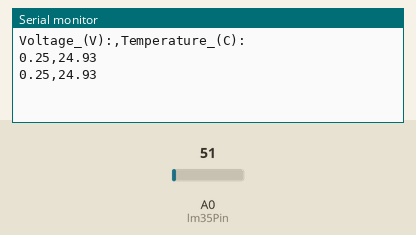
This sketch was run on a simulated Arduino Uno, built with avr-gcc and run on an emulated ATmega328P. Parts: the last lines printed to the serial monitor. The inputs (shaded band) are chosen by the test bench; at power-on: A0 (lm35Pin) = 51.

Above: at 1.8 s.
1.9 s: A0 (lm35Pin) set to 61
At 2.6 s:
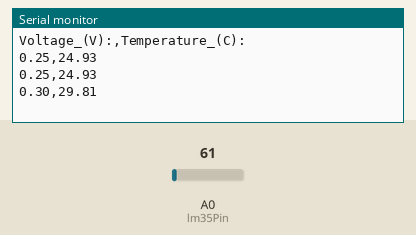
3.4 s: A0 (lm35Pin) set to 71
At 4.8 s:
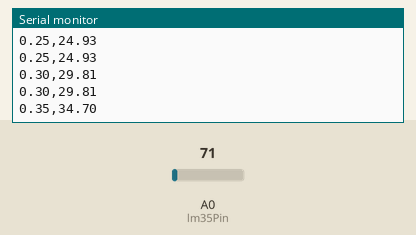
Timing chart, 0 to 6.4 s (numbered marks = the images above; inputs shaded):
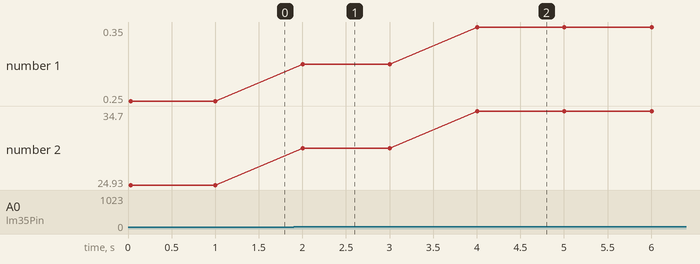

Measured:
- after the input at 1.9 s, the serial monitor: prints a new line after 0.10 s (image 1)
- after the input at 3.4 s, the serial monitor: prints a new line after 0.60 s (image 2)
- plotted number 1: 0.25 → 0.3 after the input at 1.9 s, 0.3 → 0.35 after the input at 3.4 s
- plotted number 2: 24.93 → 29.81 after the input at 1.9 s, 29.81 → 34.7 after the input at 3.4 s

The sketch:

lm35-temp.ino
```cpp
const int lm35Pin = A0;

const int ioMax = 1023;
const float refV = 5.0;

const float lm35ScaleFactor = 0.01;


void setup() {
  analogReference(EXTERNAL);
  Serial.begin(9600);

  // serial plotter legend
  Serial.println("Voltage_(V):,Temperature_(C):");
}


void loop() {
  int lm35In = analogRead(lm35Pin);
  float lm35V = lm35In * refV / ioMax;
  float lm35Temp = lm35V / lm35ScaleFactor;

  // print/plot lm35 voltage, temperature
  Serial.print(lm35V);
  Serial.print(",");
  Serial.print(lm35Temp);
  Serial.println();

  delay(1000);
}
```
